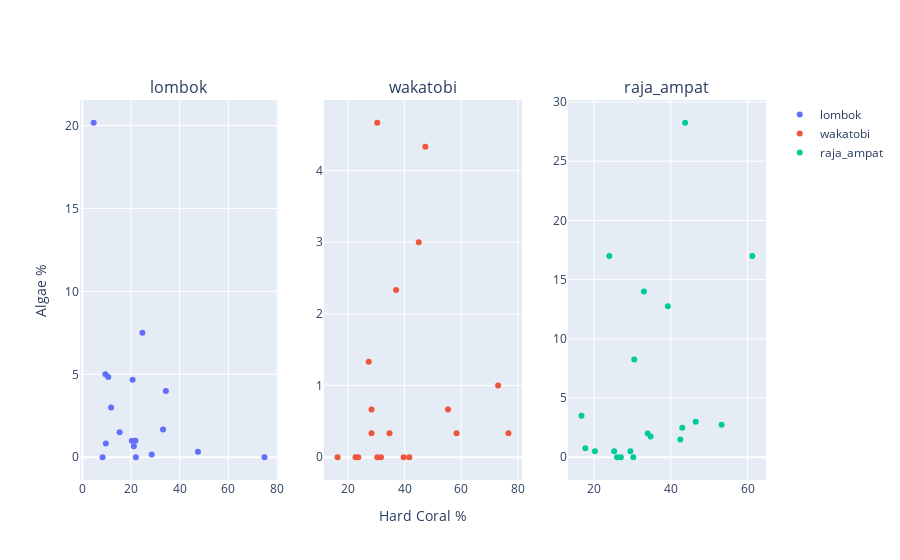

Here is the notebook cell this chart was saved with:
### Code cell
# import plotly.subplots as sp


# Get unique regions from the 'region' column
unique_regions = drivers_data['region'].unique()

# Create subplots with one subplot for each region
fig1 = sp.make_subplots(rows=1, cols=len(unique_regions), subplot_titles=unique_regions)

# Loop through each unique region and create a scatter plot for it
for i, region in enumerate(unique_regions, start=1):
    region_data = drivers_data[drivers_data['region'] == region]
    
    scatter = go.Scatter(
        x=region_data['hard_coral'],
        y=region_data['algae'],
        mode='markers',
        name=region,
        text=region_data['region']
    )
    
    fig1.add_trace(scatter, row=1, col=i)


# Set the axis labels for the center subplot
    if i == (len(unique_regions) + 1) // 2:
        fig1.update_xaxes(title_text='Hard Coral %', row=1, col=i)
        fig1.update_yaxes(title_text='Algae %', row=1, col=1)


# Show the chart
fig1.show()

### Figure 1 — Plotly figure (JSON) as saved in the notebook; plotly's stock layout.template omitted (floating-point values rounded to 4 significant figures)
{"data": [{"mode": "markers", "name": "lombok", "text": ["lombok", "lombok", "lombok", "lombok", "lombok", "lombok", "lombok", "lombok", "lombok", "lombok", "lombok", "lombok", "lombok", "lombok", "lombok", "lombok", "lombok", "lombok"], "type": "scatter", "x": [20.67, 21.17, 15.33, 33.17, 10.67, 34.33, 28.5, 8.333, 9.667, 4.667, 9.5, 22, 47.5, 74.83, 21.83, 20.33, 11.83, 24.67], "xaxis": "x", "y": [4.667, 0.6667, 1.5, 1.667, 4.833, 4, 0.1667, 0, 0.8333, 20.17, 5, 0, 0.3333, 0, 1, 1, 3, 7.5], "yaxis": "y"}, {"mode": "markers", "name": "wakatobi", "text": ["wakatobi", "wakatobi", "wakatobi", "wakatobi", "wakatobi", "wakatobi", "wakatobi", "wakatobi", "wakatobi", "wakatobi", "wakatobi", "wakatobi", "wakatobi", "wakatobi", "wakatobi", "wakatobi", "wakatobi", "wakatobi", "wakatobi"], "type": "scatter", "x": [28.33, 34.67, 31.67, 23.67, 55.33, 45, 47.33, 58.33, 30.33, 37, 73, 41.67, 16.33, 22.67, 27.33, 28.33, 30.33, 39.67, 76.67], "xaxis": "x2", "y": [0.6667, 0.3333, 0, 0, 0.6667, 3, 4.333, 0.3333, 0, 2.333, 1, 0, 0, 0, 1.333, 0.3333, 4.667, 0, 0.3333], "yaxis": "y2"}, {"mode": "markers", "name": "raja_ampat", "text": ["raja_ampat", "raja_ampat", "raja_ampat", "raja_ampat", "raja_ampat", "raja_ampat", "raja_ampat", "raja_ampat", "raja_ampat", "raja_ampat", "raja_ampat", "raja_ampat", "raja_ampat", "raja_ampat", "raja_ampat", "raja_ampat", "raja_ampat", "raja_ampat", "raja_ampat", "raja_ampat"], "type": "scatter", "x": [43, 25.25, 34.75, 46.5, 27, 26, 34, 29.5, 33, 39.25, 61.25, 30.5, 53.25, 30.25, 42.5, 43.75, 20.25, 17.75, 16.75, 24], "xaxis": "x3", "y": [2.5, 0.5, 1.75, 3, 0, 0, 2, 0.5, 14, 12.75, 17, 8.25, 2.75, 0, 1.5, 28.25, 0.5, 0.75, 3.5, 17], "yaxis": "y3"}], "layout": {"annotations": [{"font": {"size": 16}, "showarrow": false, "text": "lombok", "x": 0.1444, "xanchor": "center", "xref": "paper", "y": 1, "yanchor": "bottom", "yref": "paper"}, {"font": {"size": 16}, "showarrow": false, "text": "wakatobi", "x": 0.5, "xanchor": "center", "xref": "paper", "y": 1, "yanchor": "bottom", "yref": "paper"}, {"font": {"size": 16}, "showarrow": false, "text": "raja_ampat", "x": 0.8556, "xanchor": "center", "xref": "paper", "y": 1, "yanchor": "bottom", "yref": "paper"}], "xaxis": {"anchor": "y", "domain": [0, 0.2889]}, "xaxis2": {"anchor": "y2", "domain": [0.3556, 0.6444], "title": {"text": "Hard Coral %"}}, "xaxis3": {"anchor": "y3", "domain": [0.7111, 1]}, "yaxis": {"anchor": "x", "domain": [0, 1], "title": {"text": "Algae %"}}, "yaxis2": {"anchor": "x2", "domain": [0, 1]}, "yaxis3": {"anchor": "x3", "domain": [0, 1]}}}
